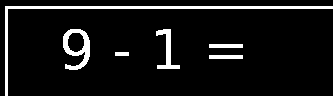
%> input picture asset/image/cut/1.bmp, 333 x 96 px
$ octave --eval "result = my_calculator(imread('../asset/image/cut/1.bmp'));"   (GNU Octave 9; MATLAB toolbox functions it lacks are replaced by stand-ins)
%> lines starting %> are read from the running program, lines starting %| are printed output that depends on the picture; in (x1, y1, x2, y2) boxes, pixels count from 0 and x2, y2 are one past the last pixel; in counts of white or black regions, pixels touching at a corner belong together; the program's own positions count from 1
### code/cutImg.m
function output = cutImg(BW)
%This function intends to cut all lines from original img, then save them to local.
%It requires image of fixd width and height.

nameNum = 0;
relative = '../asset/image/cut/';
if exist(relative, 'dir')
	fprintf('Direct exists! Now delete it.\n' );
	if rmdir(relative, 's');
		fprintf('Delete successfully!\n');
	else
		fprintf('Delete failed!\n');
	end
end
mkdir(relative);

[m, n]= size(BW);
X=1;Y=1;
XInc = 332;
YInc = 95;
while(Y+YInc < n)
	imgLine = imcrop(BW, [1, Y, m, YInc]);
	%figure, imshow(imgLine);
	while(X < m)
		imgCell = imcrop(imgLine, [X, 1, XInc, YInc]);
		X = X + XInc;
		%figure, imshow(imgCell);

		nameNum = nameNum + 1;
		address = strcat(relative, num2str(nameNum));
		address = strcat(address, '.bmp');

		imwrite(imgCell, address);
	end
	X=1;
	Y=Y+YInc;
end
output = 1;

### code/cutLine.m
function output=cutLine(imgNum)
%The input is the serial number of line image(results of function cutImg) and write all characters in line to local.
%The location of line image is fixed, please don't change it.

%read line img from local.
imgName = strcat(num2str(imgNum), '.bmp');
lineAddress = strcat('../asset/image/cut/', imgName);
imgLine = imread(lineAddress);
%figure, imshow(imgLine);

%dir cut/part* wont exist, cause the cut dir has been rebuilt in function cutImg.
dirname = strcat('part', num2str(imgNum));
dirAddress = strcat('../asset/image/cut/', dirname);
dirAddress = strcat(dirAddress, '/');
mkdir(dirAddress);

[L, num] = bwlabel(imgLine);
[m, n] = size(imgLine);

nameNum = 0;
for i=1:num-2
	[r,c]=find(L==i);

	%get the width and height of each character.
	rmax = max(r);
	rmin = min(r);
	cmax = max(c);
	cmin = min(c);
	height = rmax - rmin;
	width = cmax - cmin;

	imgCharacter = imcrop(imgLine, [cmin-10, rmin-10, width+20, height+20]);
	imgCharacter = imresize(imgCharacter, [55 55]);
    %figure, imshow(imgLine);
	%figure, imshow(imgCharacter);


	%write one character to bmp file.
	address = strcat(dirAddress, num2str(nameNum));
	address = strcat(address, '.bmp');
	imwrite(imgCharacter, address);
	nameNum = nameNum+1;
end

### code/my_calculator.m
function output = my_calculator(imgInput)
%in this function, you should finish the character recognition task.
%the input parameter is a matrix of an image which contains several expressions
%the output parameter is a matrix of an image which contains the results of expressions

%preprocess image.
fprintf('Preprocessing image...\n');
imgInput = rgb2gray(imgInput);
%> imgInput: size 96x333 logical; 7.5% white; 6 white regions, box (x1, y1, x2, y2) and area: (5, 6, 333, 96) 1245, (63, 29, 90, 70) 512, (156, 29, 180, 69) 322, (209, 44, 243, 48) 136, (209, 55, 243, 59) 136, (115, 52, 129, 56) 56
threshold = graythresh(imgInput);
%> threshold = 0.498
BW = ~im2bw(imgInput, threshold);
%figure, imshow(BW);

%delete connect-component containing pixels less than 30, in order to reduce noise.
BW = bwareaopen(BW, 30);
%figure, imshow(BW);
fprintf('Preprocess image successfully!\n\n');

%delete all border in img for OCR detection.
fprintf('Deleting all border...\n');
L = bwlabel(BW);
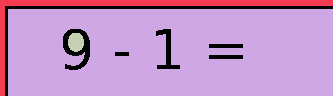
%> L: size 96x333 double; 4 distinct labels, from 0 to 3; one colour per label, 0 black
[r, c] = find(L==1);
%> r = 2448 values from 1 to 96; c = 2448 values from 1 to 333
rsz = size(r);
%> rsz = [2448 1]
rc = [r c];
%> rc = 2448 rows, first 12: [1 1; 2 1; 3 1; 4 1; 5 1; 6 1; 7 1; 8 1; 9 1; 10 1; 11 1; 12 1]
for i=1:rsz
	row = rc(i,1);
	col = rc(i,2);
	BW(row, col) = 0;
end
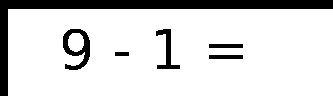
%> BW: size 96x333 logical; 84.8% white; 6 black regions, box (x1, y1, x2, y2) and area: (0, 0, 333, 96) 3693, (63, 29, 90, 70) 512, (156, 29, 180, 69) 322, (209, 44, 243, 48) 136, (209, 55, 243, 59) 136, (115, 52, 129, 56) 56
fprintf('Delete all border successfully!\n\n');
%figure, imshow(BW);

%cut every line of image & save them to local for future Recongnition.(in '../asset/image/cut/')

fprintf('Try cutting all equation from image...\n');
cutImg(BW);
%> the loop in cutImg, `while(Y+YInc < n)` made 3 passes
%> pass 1, in cutImg, `imgLine = imcrop(BW, [1, Y, m, YInc]);`:
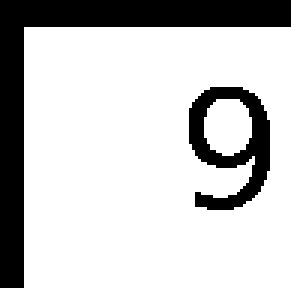
%> imgLine: size 96x97 logical (shown 3 times larger); 77.7% white; 2 black regions, box (x1, y1, x2, y2) and area: (0, 0, 97, 96) 1569, (63, 29, 90, 70) 512
%> after the loop in cutImg, `while(Y+YInc < n)`: nameNum = 3
fprintf('Cut all equation from image and save to local successfully.\n\n');

fprintf('Try cutting all lines in into single character...\n');
for i=1:30
	cutLine(i);
%> in cutLine, `[L, num] = bwlabel(imgLine);`:
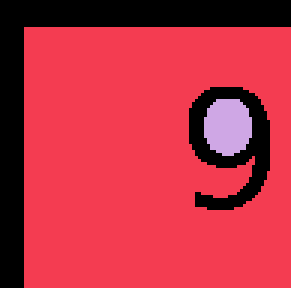
%> L: size 96x97 double (shown 3 times larger); 3 distinct labels, from 0 to 2; one colour per label, 0 black
%> in cutLine, `[L, num] = bwlabel(imgLine);`: num = 2
%> after the loop in cutLine, `for i=1:num-2`: nameNum = 0
%> the run ends on the next line
end
fprintf('Cut all lines in into single character and save to local successfully.\n\n');


%read number and character img, then calculate result.
rAddress = '../asset/image/cut/part';

%calculate location of all results.
fprintf('Calculating location of all results...\n');
position = cell(1, 30);
XLen = 329; YLen = 93;
X = 253; Y = 4;

cnt = 1;
for i=1:10
	for j=1:3
		position{1, cnt}=[X+(j-1)*XLen, Y+(floor(i-1))*YLen];
		cnt = cnt +1;
	end
end
fprintf('Calculate location of all results successfully!\n\n');

fprintf('Recongning character and calculating...\n');
newimg = imgInput;
for i=1:30
	dirname = strcat(num2str(i), '/');
	dirAddress = strcat(rAddress, dirname);

	cImg0 = imread(strcat(dirAddress, '0.bmp'));
	cImg1 = imread(strcat(dirAddress, '1.bmp'));
	cImg2 = imread(strcat(dirAddress, '2.bmp'));

	d0 = str2num(my_digit(cImg0));
	c1 = my_operator(cImg1);
	d2 = str2num(my_digit(cImg2));

	if strcmp(c1, '-')
		res = d0 - d2;
	else
		res= d0 + d2;
	end
	%fprintf('In part %d: %d %c %d = %d\n', i, d0, c1, d2, res);
	newimg = insertText(newimg, position{1, i}, res, 'FontSize', 50, 'BoxColor', 'w', 'BoxOpacity', 0);
end
fprintf('Finish all works!.\n');
%figure, imshow(newimg);
output = newimg;
